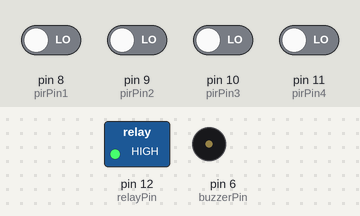
Simulated run of this sketch. Board: Arduino Uno, built with avr-gcc and run on an emulated ATmega328P. On the bench: switched loads named in the sketch (green lamp = pin HIGH), buzzer (waves = sounding). Inputs (shaded band) come from the test bench; at power-on: pin 8 (pirPin1), pin 9 (pirPin2), pin 10 (pirPin3), pin 11 (pirPin4) LOW. What the sketch prints to the serial monitor is not drawn.

Above: at 6.4 s.
6.5 s: pin 8 (pirPin1) driven LOW
11.6 s: pin 9 (pirPin2) driven HIGH
At 12.7 s:
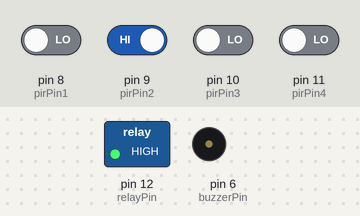
13.1 s: pin 9 (pirPin2) driven LOW
At 22.7 s:
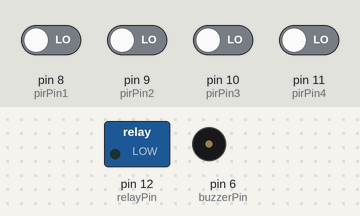
23.1 s: pin 10 (pirPin3) driven HIGH
At 23.8 s:
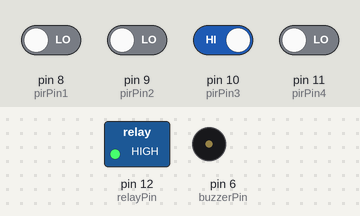
Timing chart, 0 to 25.6 s (numbered marks = the images above; inputs shaded):
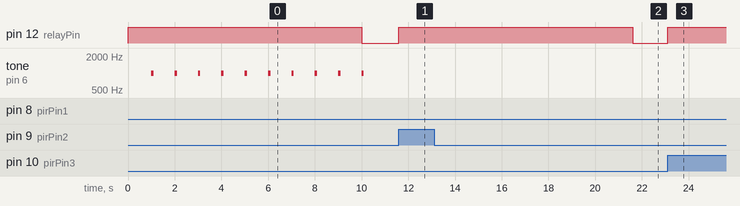

The sketch:

Relay_Lampu_PIR_Buzzer_Millis.ino
```cpp
//Sensor
const int relayPin = 12;
const int pirPin1 = 8;
const int pirPin2 = 9;
const int pirPin3 = 10;
const int pirPin4 = 11;

int val1 = 0,val2 = 0, val3 = 0, val4 = 0 ;

//countdown and buzzer
long buzzerFrequency = 1000;
float buzzerDuration = 100;
const int buzzerPin = 6;

//Independant time event
const unsigned long eventTime_PIR1 = 1000; //interval
const unsigned long eventTime_PIR2 = 1000;
const unsigned long eventTime_PIR3 = 1000;
const unsigned long eventTime_PIR4 = 1000;
const unsigned long interval = 1000;

unsigned long previousTime_1 = 0;
unsigned long previousTime_2 = 0;
unsigned long previousTime_3 = 0;
unsigned long previousTime_4 = 0;
unsigned long previousTime = 0;

void setup(){
  Serial.begin(115200);
  pinMode(relayPin,OUTPUT);
  pinMode(pirPin1, INPUT);
  pinMode(pirPin2, INPUT);
  pinMode(pirPin3, INPUT);
  pinMode(pirPin4, INPUT);
}

void loop(){
  //digital read sensor
   val1 = digitalRead(pirPin1);
   val2 = digitalRead(pirPin2);
   val3 = digitalRead(pirPin3);
   val4 = digitalRead(pirPin4);

  // updates frequently
  unsigned long currentTime = millis();
  if(currentTime<=10000){
     digitalWrite(relayPin, HIGH);
     if (currentTime-previousTime >= interval){
      tone(buzzerPin,buzzerFrequency,buzzerDuration);
     previousTime = currentTime;
     }
  } else if (currentTime>10000){
      if(val1 == HIGH || val2 == HIGH || val3 == HIGH || val4 == HIGH){
       digitalWrite(relayPin, HIGH);
       Serial.println("Movement! delay 10 second");
       Serial.println("Light off");
       delay(10000);
      }else{
       digitalWrite(relayPin, LOW);
       Serial.println("No Movement");
       Serial.println("Light on");
      }
    /*//Event 1 stuff
    if (currentTime-previousTime_1 >= eventTime_PIR1){
    Serial.print("PIR 8: ");
    Serial.println(digitalRead(pirPin1));

    //Update timing for next event
    previousTime_1 = currentTime;
    }

    //Event 2 stuff
    if (currentTime-previousTime_2 >= eventTime_PIR2){
    Serial.print("PIR 9: ");
    Serial.println(digitalRead(pirPin2));

    //Update timing for next event
    previousTime_2 = currentTime;
    }

    //Event 3 stuff
    if (currentTime-previousTime_3 >= eventTime_PIR3){
    Serial.print("PIR 10: ");
    Serial.println(digitalRead(pirPin3));

    //Update timing for next event
    previousTime_3 = currentTime;
    }

    //Event 4 stuff
    if (currentTime-previousTime_4 >= eventTime_PIR4){
    Serial.print("PIR 11: ");
    Serial.println(digitalRead(pirPin4));

    //Update timing for next event
    previousTime_4 = currentTime;
    }*/
  }
}
```

Measured:
- after the input at 11.6 s, pin 12 (relayPin): LOW → HIGH at once
- after the input at 13.1 s, pin 12 (relayPin): HIGH → LOW after 8.5 s
- after the input at 23.1 s, pin 12 (relayPin): LOW → HIGH at once
- by itself, tone on pin 6 (buzzerPin): alternates 1000 Hz for 0.10 s and silent for 0.90 s
